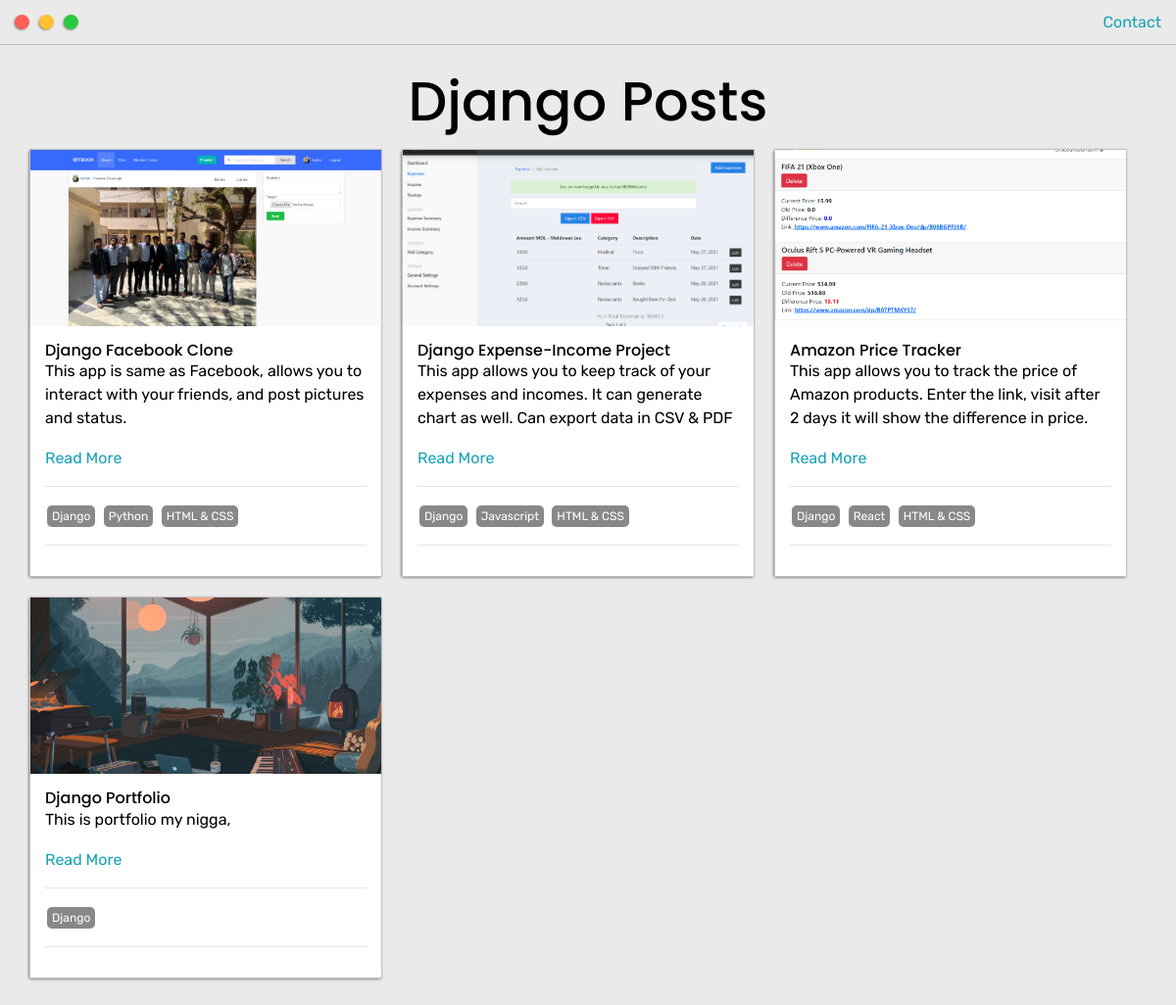
Page /tag_post/Django on the committed database.
### base/models.py (models this page shows, shortened)
class Tag(models.Model):
	name = models.CharField(max_length = 200)
	thumbnail = models.ImageField(null = True, blank = True, upload_to = 'images', default = "desktop wallpaper.jpg")
	def __str__(self):
		return self.name

class Post(models.Model):
	headline = models.CharField(max_length = 200)
	sub_headline = models.CharField(max_length = 200)
	thumbnail = models.ImageField(null = True, blank = True, upload_to = 'images', default = "desktop wallpaper.jpg")
	body = RichTextUploadingField(null = True, blank = True)
	created = models.DateTimeField(auto_now_add = True)
	active = models.BooleanField(default = False)
	featured = models.BooleanField(default = False)
	tags = models.ManyToManyField(Tag, null = True)
	slug = models.SlugField(null = True, blank = True)
	def __str__(self):
		return self.headline

### base/views.py (the view)
# urls.py: path('tag_post/<str:name>', views.tagPosts, name="tag_post")
def tagPosts(request, name):
	posts = Post.objects.filter(tags__name = name)
	print(posts)
	myFilter = PostFilter(request.GET, queryset = posts)
	posts = myFilter.qs
	context = {'posts': posts, 'name':name}
	return render(request, 'base/posts.html', context)

### base/templates/base/posts.html (shortened to what this page needs)
{% extends 'base/main.html' %}
{% load static %}
{% load crispy_forms_tags %}
{% block content %}
<div class="main-container">
	<br>
	{% if name == None %}
		{% else %}
		<center><h1 style="margin-bottom:15px;">{{name}} Posts</h1></center>
		{% endif %}
	<div class="post-wrapper">
		{% for post in posts %}
				<div>
				<div class="post">
					<img class="thumbnail" src="{{post.thumbnail.url}}">
					<div class="post-preview">
						<h6 class="post-title">{{post.headline}}</h6>
						<p class="post-desc">{{post.sub_headline}}</p>
						<a href="{% url 'post' post.slug %}">Read More</a>
							<hr>
						{% for tag in post.tags.all %}
							<span class="tag">{{tag}}</span>
						{% endfor %}
					<hr>
					</div>
				</div>
			</div>
			{% empty %}
			<h2>Nothing Found </h2>
		{% endfor %}
			</div>
			</div>
{% endblock content %}

### static/css/default.css (style rules this page uses)
:root { --mainText:black; --secondaryText:#4b5156; --maincolor:#eaeaea; --secondarycolor:#fff; --bordercolor:#c1c1c1; --themeDotBorder: #24292e; --previewbg: rgb(251, 249, 241, 0.8 ); --previewShadow:#f0ead6; --buttonColor: black; }
html, body { padding: 0; margin: 0; }
h1, h2, h3, h4, h5, h6 { color: var(--mainText); font-family: 'Poppins', sans-serif; font-weight: 500; }
body { background-color: var(--maincolor); }
body * { transition: 0.3s; }
p, li, span, input, label, textarea, a { color: var(--secondaryText); font-family: 'Rubik', monospace; }
a { text-decoration: none; color: #17a2b8; }
h1 { font-size: 56px; }
h6 { font-size: 16px; }
.tag { color: #fff; background-color: #888; display: inline-block; margin: 2px; font-size: 12px; border-radius: 5px; padding: 2px 5px; }
.main-container { width: 1200px; margin: 0 auto; }
.post-wrapper { display: grid; grid-template-columns: repeat(auto-fit, 360px); gap: 20px; padding-bottom: 50px; }
.thumbnail { display: block; width: 100%; height: 180px; object-fit: cover; }
.post { webkit-box-shadow: -1px 1px 3px -1px rgba(0,0,0,0.75); -moz-box-shadow: -1px 1px 3px -1px rgba(0,0,0,0.75); box-shadow: -1px 1px 3px -1px rgba(0,0,0,0.75); border: 1px solid var(--bordercolor); }
.post-preview { background-color: #fff; padding: 15px; }
.post-title { margin: 0; color: black; }
.post-desc { color: black; font-size: 16px; }
@media screen and (max-width: 1200px) { .main-container { width: 95%; } }

### rows in the picture
Tag: name "Django"
Post: thumbnail (picture), headline "Django Facebook Clone", sub_headline "This app is same as Facebook, allows you to interact with your friends, and post pictures and status."
Tag: name "Python"
Tag: name "HTML & CSS"
Post: thumbnail (picture), headline "Django Expense-Income Project", sub_headline "This app allows you to keep track of your expenses and incomes. It can generate chart as well. Can export data in CSV & PDF"
Tag: name "Javascript"
Post: thumbnail (picture), headline "Amazon Price Tracker", sub_headline "This app allows you to track the price of Amazon products. Enter the link, visit after 2 days it will show the difference in price."
Tag: name "React"
Post: thumbnail (picture), headline "Django Portfolio", sub_headline "This is portfolio my nigga,"
